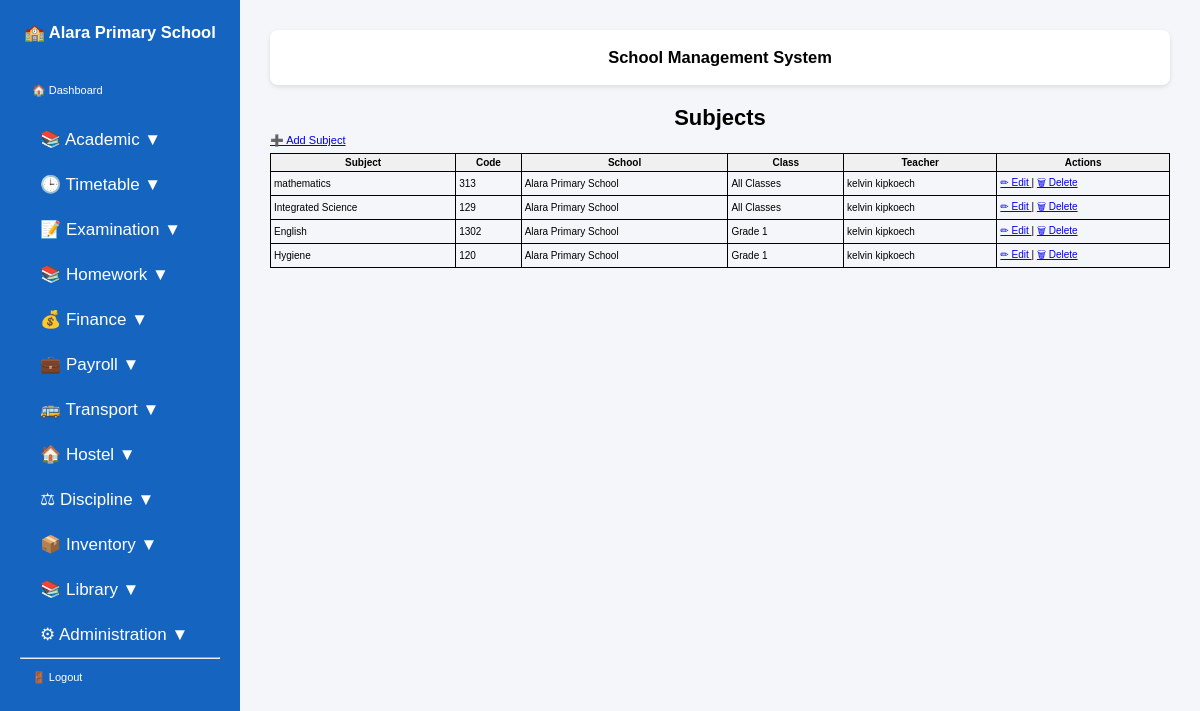
Page /subjects/ (signed in) on the committed database.
### students/models.py (models this page shows, shortened)
class SchoolUser(models.Model):
    user = models.OneToOneField(
        User,
        on_delete=models.CASCADE,
        related_name="school_user",
    )
    school = models.ForeignKey(
        SchoolProfile,
        on_delete=models.CASCADE,
        related_name="users",
    )

class SchoolProfile(models.Model):
    name = models.CharField(max_length=200, unique=True)
    motto = models.CharField(max_length=300, blank=True)
    address = models.CharField(max_length=300)
    phone = models.CharField(max_length=20)
    email = models.EmailField(blank=True)
    website = models.CharField(max_length=100, blank=True)
    current_term = models.CharField(max_length=20)
    academic_year = models.CharField(max_length=20)
    principal_name = models.CharField(max_length=100, blank=True)
    principal_signature = models.ImageField(
        upload_to="signatures/",
        blank=True,
        null=True,
    )
    logo = models.ImageField(
        upload_to="school_logos/",
        blank=True,
        null=True,
    )
    closing_date = models.DateField(null=True, blank=True)
    opening_date = models.DateField(null=True, blank=True)
    school_stamp = models.ImageField(
        upload_to="school/",
        blank=True,
        null=True,
)

class Subject(models.Model):
    name = models.CharField(max_length=100)
    code = models.CharField(max_length=20, unique=True)
    school = models.ForeignKey(
        SchoolProfile,
        on_delete=models.CASCADE,
        null=True,
        blank=True,
        related_name="subjects",
    )
    school_class = models.ForeignKey(
        SchoolClass,
        on_delete=models.CASCADE,
        related_name="subjects",
        null=True,
        blank=True,
    )
    teacher = models.ForeignKey(
        Teacher,
        on_delete=models.SET_NULL,
        null=True,
        blank=True,
        related_name="subjects",
    )

class Teacher(models.Model):
    user = models.OneToOneField(
        User,
        on_delete=models.CASCADE,
        null=True,
        blank=True,
        related_name="teacher_profile",
    )
    school = models.ForeignKey(
        SchoolProfile,
        on_delete=models.CASCADE,
        null=True,
        blank=True,
        related_name="teachers",
    )
    employee_number = models.CharField(max_length=20, unique=True)
    first_name = models.CharField(max_length=100)
    last_name = models.CharField(max_length=100)
    gender = models.CharField(max_length=10)
    phone = models.CharField(max_length=20)
    email = models.EmailField(blank=True)

class SchoolClass(models.Model):
    name = models.CharField(max_length=50)
    school = models.ForeignKey(
        SchoolProfile,
        on_delete=models.CASCADE,
        related_name="classes",
    )
    class_teacher = models.ForeignKey(
        Teacher,
        on_delete=models.SET_NULL,
        null=True,
        blank=True,
        related_name="class_teacher_for",
    )
    class Meta:
        constraints = [
            models.UniqueConstraint(
                fields=["school", "name"],
                name="unique_class_per_school",
            )
        ]

### students/view_modules/academic.py (the view)
# urls.py: path("subjects/", views.subject_list, name="subject_list"),
@login_required
@admin_or_bursar
def subject_list(request):
    if request.user.is_superuser:
        subjects = Subject.objects.select_related(
            "school",
            "school_class",
            "teacher",
        ).all()
    else:
        school = request.user.school_user.school
        subjects = Subject.objects.select_related(
            "school",
            "school_class",
            "teacher",
        ).filter(
            school=school
        )
    return render(
        request,
        "students/subject_list.html",
        {
            "subjects": subjects,
        },
    )

### students/templatetags/group_tags.py (called while the page is built)
@register.filter
def has_group(user, group_name):
    return user.groups.filter(name=group_name).exists()

### templates/students/subject_list.html
{% extends "base.html" %}
{% block content %}
<h1>Subjects</h1>
<a href="{% url 'add_subject' %}">
    ➕ Add Subject
</a>
<table>
    <thead>
        <tr>
            <th>Subject</th>
            <th>Code</th>
            <th>School</th>
            <th>Class</th>
            <th>Teacher</th>
            <th>Actions</th>
        </tr>
    </thead>
    <tbody>
    {% for subject in subjects %}
        <tr>
            <td>
                {{ subject.name }}
            </td>
            <td>
                {{ subject.code }}
            </td>
            <td>
                {% if subject.school %}
                    {{ subject.school.name }}
                {% else %}
                    Not Assigned
                {% endif %}
            </td>
            <td>
                {% if subject.school_class %}
                    {{ subject.school_class.name }}
                {% else %}
                    All Classes
                {% endif %}
            </td>
            <td>
                {% if subject.teacher %}
                    {{ subject.teacher.first_name }}
                    {{ subject.teacher.last_name }}
                {% else %}
                    Not Assigned
                {% endif %}
            </td>
            <td>
                <a href="{% url 'edit_subject' subject.id %}">
                    ✏ Edit
                </a>
                |
                <a href="{% url 'delete_subject' subject.id %}">
                    🗑 Delete
                </a>
            </td>
        </tr>
    {% empty %}
        <tr>
            <td colspan="6">
                No subjects available.
            </td>
        </tr>
    {% endfor %}
    </tbody>
</table>
{% endblock %}

### templates/base.html (shortened to what this page needs)
{% load static %}
{% load group_tags %}
<!DOCTYPE html>
<html lang="en">
<head>
    <link rel="stylesheet" href="{% static 'css/styles.css' %}">
</head>
<body>
{% if user.is_authenticated %}
<div class="sidebar">
    {% if user.is_superuser %}
        <h2>🏫 School Management System</h2>
    {% elif user.school_user %}
        <h2>🏫 {{ user.school_user.school.name }}</h2>
    {% else %}
        <h2>🏫 School</h2>
    {% endif %}
    <a href="{% url 'home' %}">
        🏠 Dashboard
    </a>
   {% if user.is_superuser or user|has_group:"Administrators" %}
<button class="dropdown-btn">
    📚 Academic ▼
</button>
<button class="dropdown-btn">
    🕒 Timetable ▼
</button>
<button class="dropdown-btn">
    📝 Examination ▼
</button>
<button class="dropdown-btn">
    📚 Homework ▼
</button>
<button class="dropdown-btn">
    💰 Finance ▼
</button>
<button class="dropdown-btn">
    💼 Payroll ▼
</button>
<button class="dropdown-btn">
    🚌 Transport ▼
</button>
<button class="dropdown-btn">
    🏠 Hostel ▼
</button>
<button class="dropdown-btn">
    ⚖ Discipline ▼
</button>
<button class="dropdown-btn">
    📦 Inventory ▼
</button>
<button class="dropdown-btn">
    📚 Library ▼
</button>
<button class="dropdown-btn">
    ⚙ Administration ▼
</button>
{% endif %}
<hr>
<a href="{% url 'logout' %}">
    🚪 Logout
</a>
</div>
{% endif %}
<div class="{% if user.is_authenticated %}content{% else %}login-content{% endif %}">
    {% if user.is_authenticated %}
    <div class="topbar">
        <h2>School Management System</h2>
    </div>
    {% endif %}
    {% block content %}
    {% endblock %}
</div>
</body>
</html>

### static/css/styles.css (style rules this page uses)
* { margin:0; padding:0; box-sizing:border-box; font-family:Arial, sans-serif; }
body { display:flex; background:#f4f6f9; }
.sidebar { width:240px; min-height:100vh; background:#1565c0; color:white; padding:20px; }
.sidebar h2 { margin-bottom:30px; }
.sidebar a { display:block; color:white; text-decoration:none; padding:12px; margin-bottom:8px; border-radius:5px; }
.content { flex:1; padding:30px; }
.topbar { background:white; padding:15px; margin-bottom:20px; border-radius:8px; box-shadow:0 2px 5px rgba(0,0,0,.1); }
.dropdown-btn { width:100%; padding:12px 20px; border:none; background:none; color:white; font-size:17px; text-align:left; cursor:pointer; }
body { font-family: Arial, sans-serif; font-size: 11px; margin: 0; padding: 0; color: #000; }
h1, h2, h3, h4 { margin: 3px 0; text-align: center; }
table { width: 100%; border-collapse: collapse; margin-top: 6px; }
th, td { border: 1px solid #000; padding: 3px; font-size: 10px; }
th { background: #f0f0f0; }

### rows in the picture
Subject: name "mathematics", code "313", school.name "Alara Primary School", shows "All Classes", teacher.first_name "kelvin", teacher.last_name "kipkoech"
Subject: name "Integrated Science", code "129", school.name "Alara Primary School", shows "All Classes", teacher.first_name "kelvin", teacher.last_name "kipkoech"
Subject: name "English", code "1302", school.name "Alara Primary School", school_class.name "Grade 1", teacher.first_name "kelvin", teacher.last_name "kipkoech"
Subject: name "Hygiene", code "120", school.name "Alara Primary School", school_class.name "Grade 1", teacher.first_name "kelvin", teacher.last_name "kipkoech"

### other values in the picture
{{ user.school_user.school.name }} "Alara Primary School"
